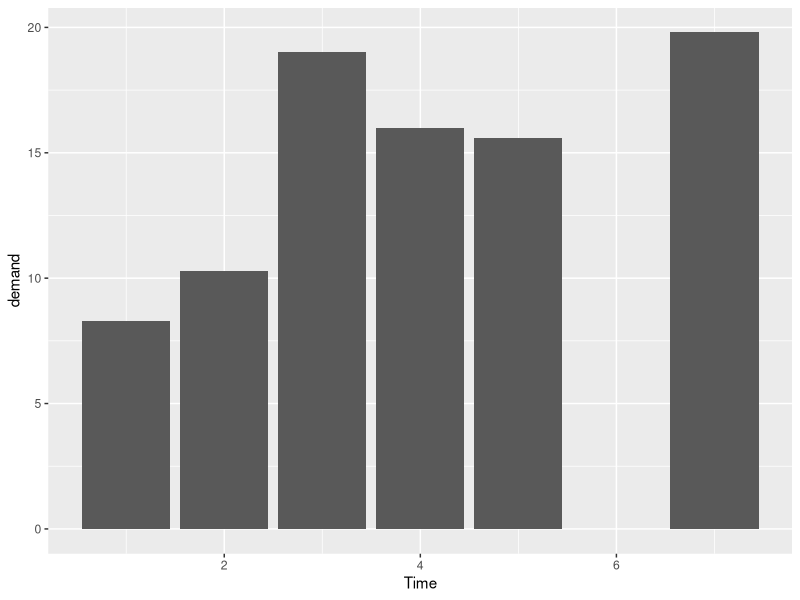
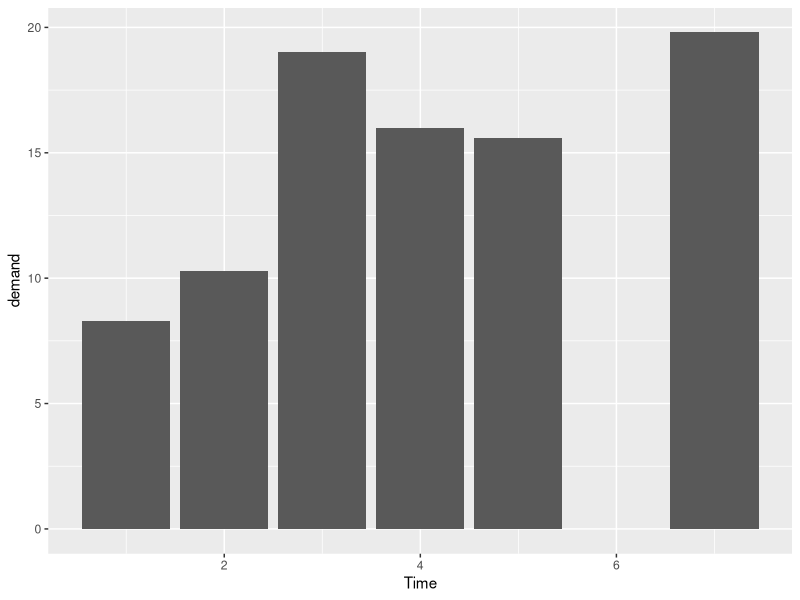
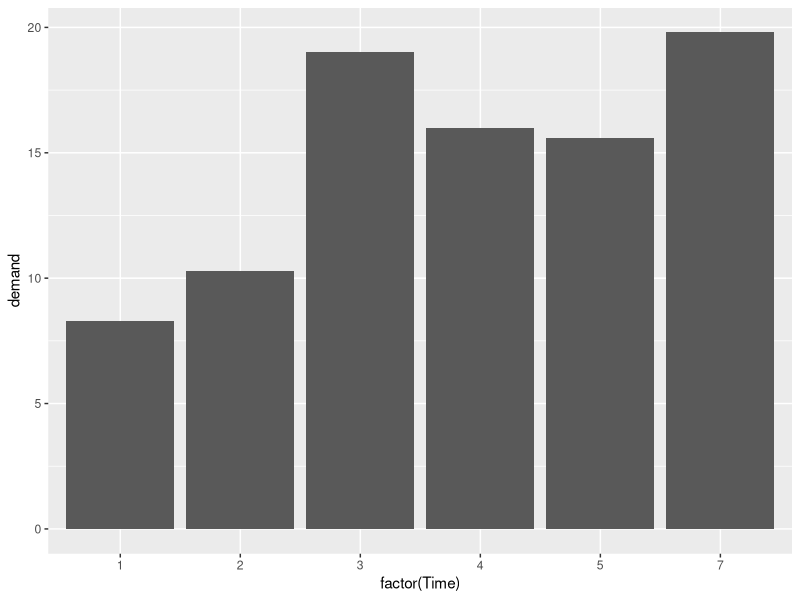
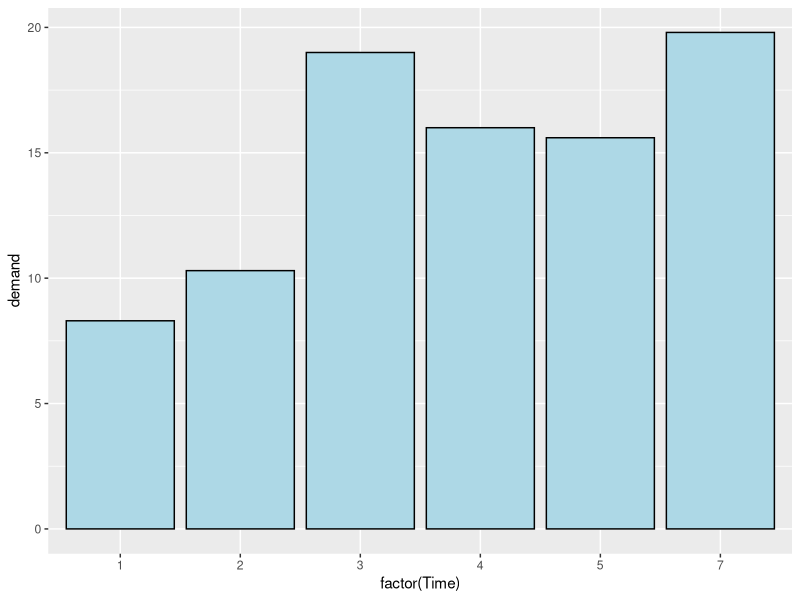
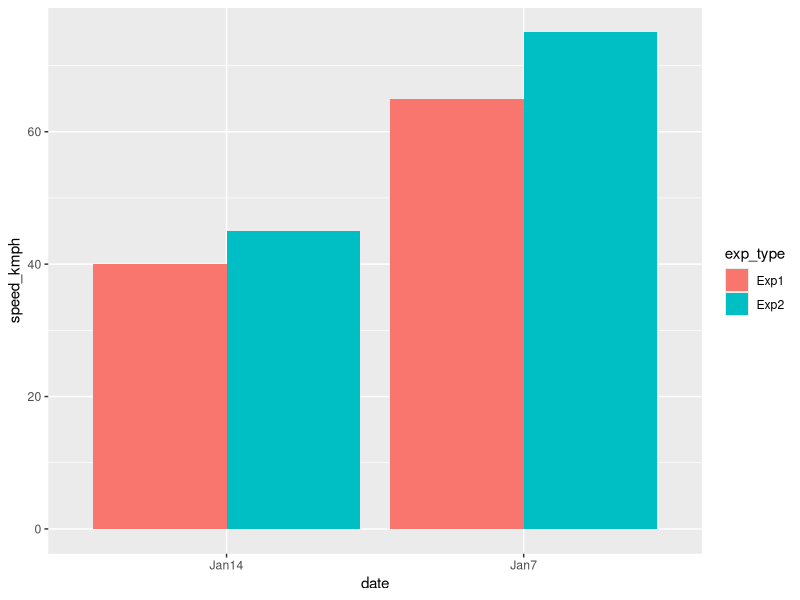
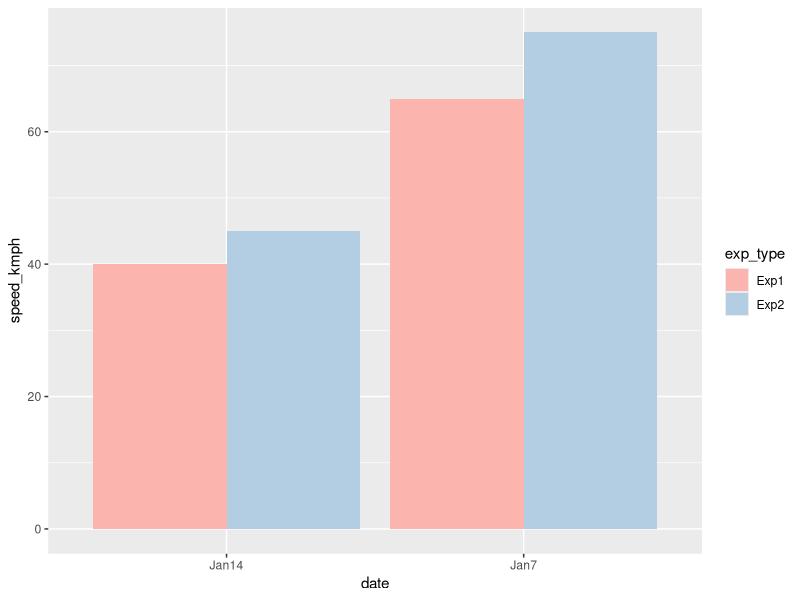
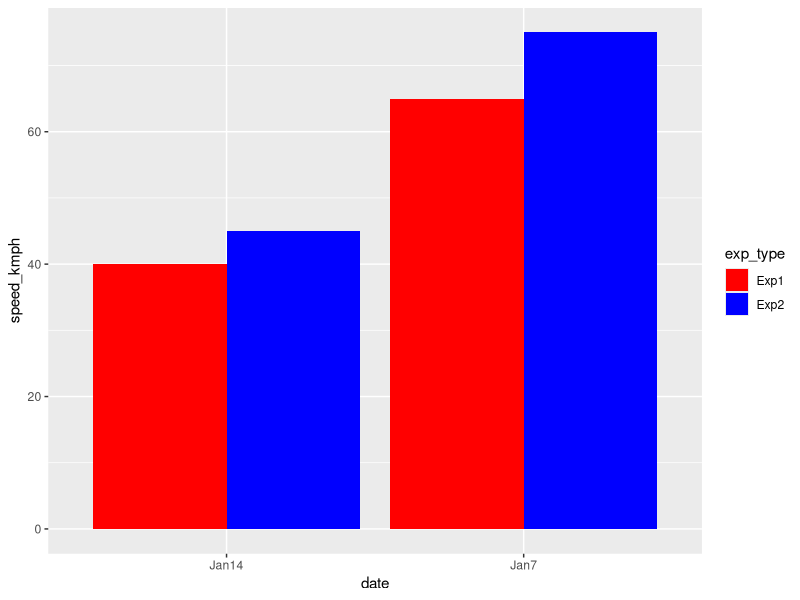
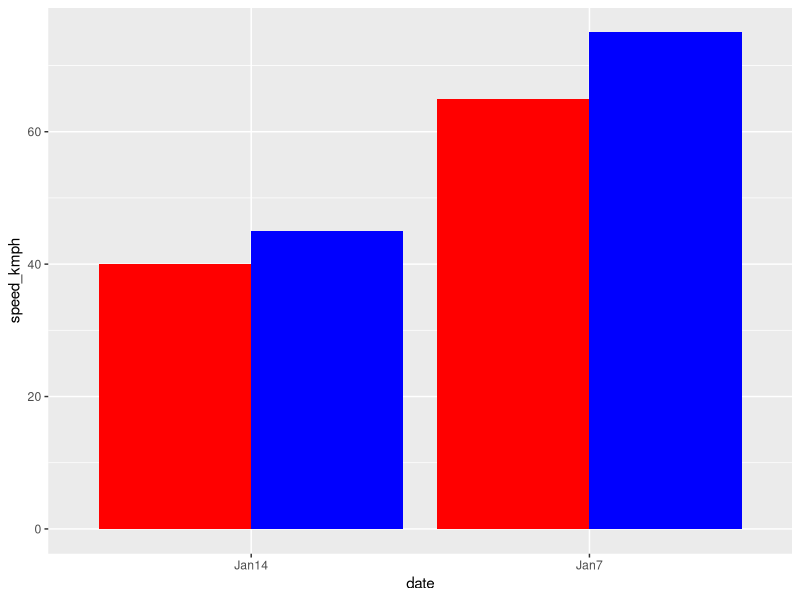

Write R code to recreate these figures, in order.
#########################################
## 1.0 Bar Graphs
#########################################
install.packages("ggplot2")

library(ggplot2)

data(BOD)

View(BOD)

str(BOD)

ggplot(data = BOD, mapping = aes(x = Time, y = demand)) +
  geom_bar(stat = "identity")

# Create a plot using ggplot( ) function
ggplot(data=BOD, mapping = aes(x=Time, y=demand)) + # Add an aesthetic mapping
  geom_bar(stat = "identity") # Add geometric object i.e. bars




# Convert time to a discrete value using factor( )

ggplot(data=BOD, mapping = aes(x=factor(Time), y=demand)) + # Add an aesthetic mapping
  geom_bar(stat = "identity") # Add geometric object i.e. bars




# Add fill inside the bars and give a black outline
 
ggplot(data=BOD, mapping = aes(x=factor(Time), y=demand)) + 
  geom_bar(stat = "identity", fill="lightblue", colour="black") 




#################
## 1.1 Grouping Bars (type = dodge)
#################

# Create a experiment data frame

experiment <- data.frame(exp_type = c("Exp1", "Exp1", "Exp2", "Exp2"),
                    date = c("Jan7", "Jan14", "Jan7", "Jan14"),
                    speed_kmph = c(65, 40, 75, 45))

str(experiment) # Check structure of experiment data frame



# Create a grouped bar graph (dodge type)

ggplot(data = experiment, mapping = aes(x=date, y=speed_kmph, fill=exp_type)) +
  geom_bar(stat="identity", position = "dodge")




# Change the default fill colour scale_fill_brewer() or scale_fill_manual()

# 1.1 a) Using scale_fill_brewer()

ggplot(data = experiment, mapping = aes(x=date, y=speed_kmph, fill=exp_type)) +
  geom_bar(stat="identity", position = "dodge") +
  scale_fill_brewer(palette = "Pastel1")



# 1.1 b) scale_fill_manual()
ggplot(data = experiment, mapping = aes(x=date, y=speed_kmph, fill=exp_type)) +
  geom_bar(stat="identity", position = "dodge") +
  scale_fill_manual(values = c("red", "blue"))



# Remove the legend

ggplot(data = experiment, mapping = aes(x=date, y=speed_kmph, fill=exp_type)) +
  geom_bar(stat="identity", position = "dodge") +
  scale_fill_manual(values = c("red", "blue"), guide=FALSE) # add guide = FALSE




#########################################
## 1.3 Adjusting Bar Width and Spacing
#########################################

experiment <- data.frame(exp_type = c("Exp1", "Exp1", "Exp2", "Exp2"),
                         date = c("Jan7", "Jan14", "Jan7", "Jan14"),
                         speed_kmph = c(65, 40, 75, 45))

# Note: default width = 0.9
# Max width = 1

ggplot(data = experiment, mapping = aes(x=date, y=speed_kmph, fill=exp_type)) +
  geom_bar(stat="identity", position = "dodge", width = 0.5)




# Plot with some space between the bars
# Set position_dodge to be larger than width

ggplot(data = experiment, mapping = aes(x=date, y=speed_kmph, fill=exp_type)) +
  geom_bar(stat="identity", width = 0.5, position = position_dodge(0.8))




#######################################
## 1.4 Making a Stacked Bar plot
#######################################

ggplot(data = experiment, mapping = aes(x=date, y=speed_kmph, fill=exp_type)) +
  geom_bar(stat="identity") # Don't use position = "dodge"


# Change the stacking order
# Change the legend order

ggplot(data = experiment, mapping = aes(x=date, y=speed_kmph, fill=exp_type)) +
  geom_bar(stat="identity", position = position_stack(reverse=TRUE)) + 
  guides(fill = guide_legend(reverse=TRUE))





#####################################################
## 1.5 Adding Labels to a Bar Graph
#####################################################

experiment <- data.frame(exp_type = c("Exp1", "Exp1", "Exp2", "Exp2"),
                         date = c("Jan7", "Jan14", "Jan7", "Jan14"),
                         speed_kmph = c(65, 40, 75, 45))

# Lebel below the top
ggplot(data = experiment, mapping = aes(x=interaction(exp_type, date), y=speed_kmph)) +
  geom_bar(stat="identity") +
  geom_text(aes(label=speed_kmph), vjust= 1.5, colour = "white", size=5)

# Lebel above the top
ggplot(data = experiment, mapping = aes(x=interaction(exp_type, date), y=speed_kmph)) +
  geom_bar(stat="identity") +
  geom_text(aes(label=speed_kmph), vjust= -0.2, colour = "black", size=5)



# Adjusting y limits to be a little higher

ggplot(data = experiment, mapping = aes(x=interaction(exp_type, date), y=speed_kmph)) +
  geom_bar(stat="identity") +
  geom_text(aes(label=speed_kmph), vjust= -0.2, colour = "red", size=5) +
  ylim(0, max(experiment$speed_kmph)*1.1)



# Add lebels on grouped bars (Type = dodge)

ggplot(data = experiment, mapping = aes(x=date, y=speed_kmph, fill=exp_type)) +
  geom_bar(stat="identity", position = "dodge") +
  geom_text(aes(label=speed_kmph), vjust= 1.5, colour = "white", size=5, position = position_dodge(0.9))



# Add lebels on stack bars

ggplot(data = experiment, mapping = aes(x=date, y=speed_kmph, fill=exp_type)) +
  geom_bar(stat="identity") +
  geom_text(aes(label=speed_kmph), position = position_stack(vjust= 0.5), colour = "white", size = 5)




# Plot stacked bar graph
# Change outline colour="black"
# Resize text
# Add "kmph" using paste()
# Add two digits after decimal point using format()
# Use Pastel1 color combination


ggplot(data = experiment, mapping = aes(x=date, y=speed_kmph, fill=exp_type)) +
  geom_bar(stat="identity", colour = "black") + # add black outline
  geom_text(aes(label=paste(format(speed_kmph, nsmall=2), "kmph")), 
            position = position_stack(vjust= 0.5),
            colour = "black", size = 5) +
  scale_fill_brewer(palette = "Pastel1")
